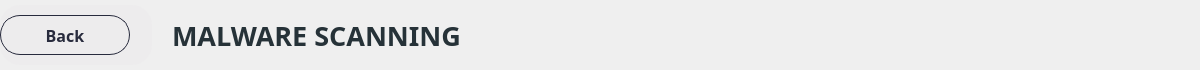
               <widget class="QWidget" name="widget_80" native="true">
                <property name="minimumSize">
                 <size>
                  <width>1200</width>
                  <height>70</height>
                 </size>
                </property>
                <property name="maximumSize">
                 <size>
                  <width>16777215</width>
                  <height>70</height>
                 </size>
                </property>
                <property name="styleSheet">
                 <string notr="true"/>
                </property>
                <widget class="QWidget" name="widget_110" native="true">
                 <property name="geometry">
                  <rect>
                   <x>0</x>
                   <y>5</y>
                   <width>152</width>
                   <height>60</height>
                  </rect>
                 </property>
                 <property name="minimumSize">
                  <size>
                   <width>0</width>
                   <height>60</height>
                  </size>
                 </property>
                 <property name="maximumSize">
                  <size>
                   <width>16777215</width>
                   <height>60</height>
                  </size>
                 </property>
                 <property name="styleSheet">
                  <string notr="true">color:rgb(65,155,249);
background-color: rgb(237, 236, 237);
border-radius: 20px;</string>
                 </property>
                 <layout class="QHBoxLayout" name="horizontalLayout_50">
                  <item alignment="Qt::AlignLeft">
                   <widget class="QPushButton" name="btn_backMalware">
                    <property name="minimumSize">
                     <size>
                      <width>130</width>
                      <height>40</height>
                     </size>
                    </property>
                    <property name="maximumSize">
                     <size>
                      <width>130</width>
                      <height>40</height>
                     </size>
                    </property>
                    <property name="font">
                     <font>
                      <family>Bahnschrift SemiBold</family>
                      <pointsize>12</pointsize>
                      <weight>75</weight>
                      <bold>true</bold>
                     </font>
                    </property>
                    <property name="cursor">
                     <cursorShape>PointingHandCursor</cursorShape>
                    </property>
                    <property name="styleSheet">
                     <string notr="true">QPushButton {    
    border: 1px solid rgba(40,43,61,255) ;
    border-radius: 20px;
    padding: 5px 10px;
	color: rgba(40,43,61,255) ;
}

QPushButton:hover {
    background-color: ;
}
</string>
                    </property>
                    <property name="text">
                     <string>Back</string>
                    </property>
                    <property name="icon">
                     <iconset>
                      <normaloff>../icons/icons8-go-back-45.png</normaloff>../icons/icons8-go-back-45.png</iconset>
                    </property>
                    <property name="iconSize">
                     <size>
                      <width>35</width>
                      <height>35</height>
                     </size>
                    </property>
                   </widget>
                  </item>
                 </layout>
                </widget>
                <widget class="QLabel" name="label_headofMalware">
                 <property name="geometry">
                  <rect>
                   <x>152</x>
                   <y>15</y>
                   <width>500</width>
                   <height>40</height>
                  </rect>
                 </property>
                 <property name="minimumSize">
                  <size>
                   <width>500</width>
                   <height>40</height>
                  </size>
                 </property>
                 <property name="maximumSize">
                  <size>
                   <width>500</width>
                   <height>40</height>
                  </size>
                 </property>
                 <property name="font">
                  <font>
                   <family>Bahnschrift SemiBold</family>
                   <pointsize>20</pointsize>
                   <weight>75</weight>
                   <bold>true</bold>
                  </font>
                 </property>
                 <property name="styleSheet">
                  <string notr="true">color: rgb(38, 50, 56);</string>
                 </property>
                 <property name="text">
                  <string>MALWARE SCANNING</string>
                 </property>
                 <property name="alignment">
                  <set>Qt::AlignLeading|Qt::AlignLeft|Qt::AlignVCenter</set>
                 </property>
                 <property name="indent">
                  <number>20</number>
                 </property>
                </widget>
               </widget>
